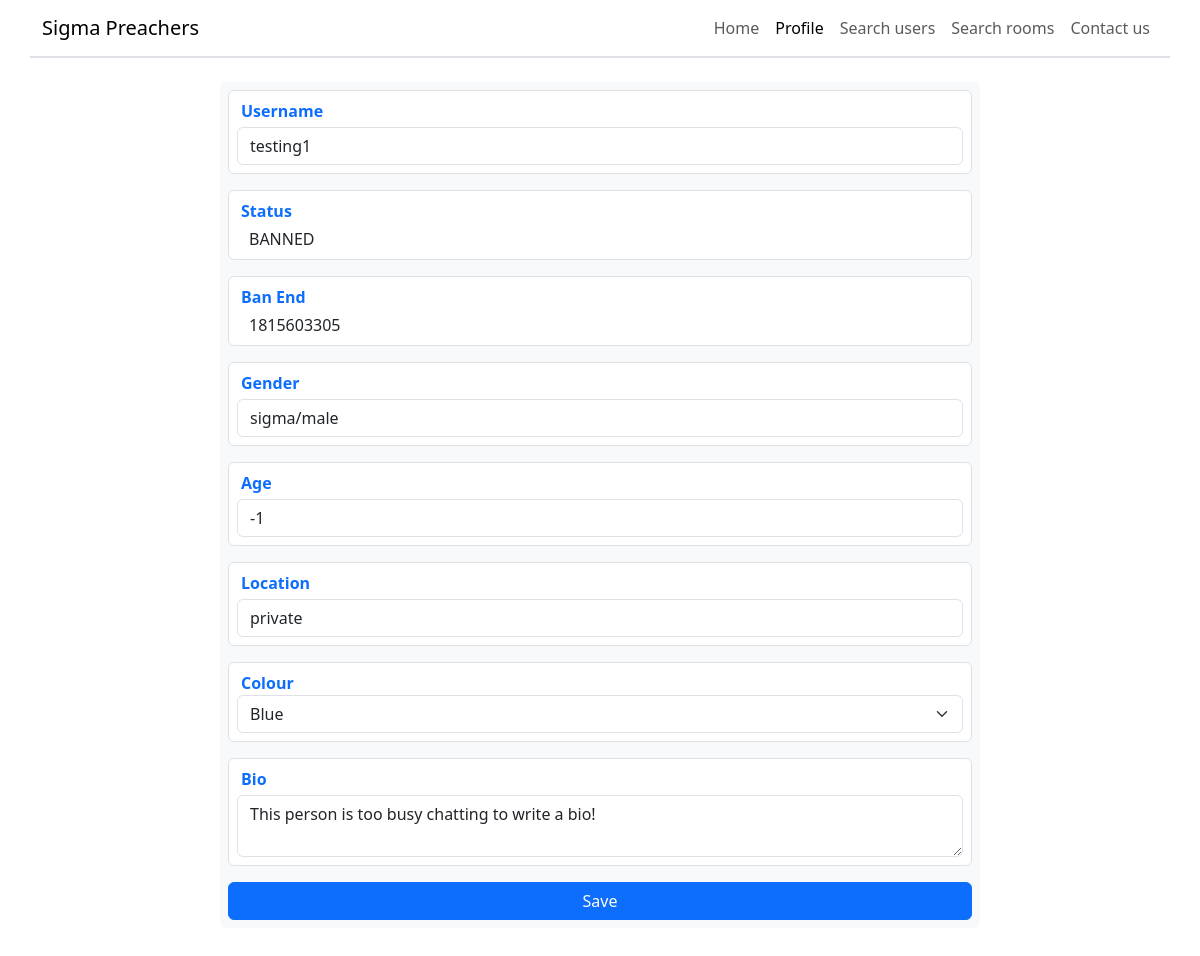
/edit_profile (signed in), run on an earlier commit of the app's database.
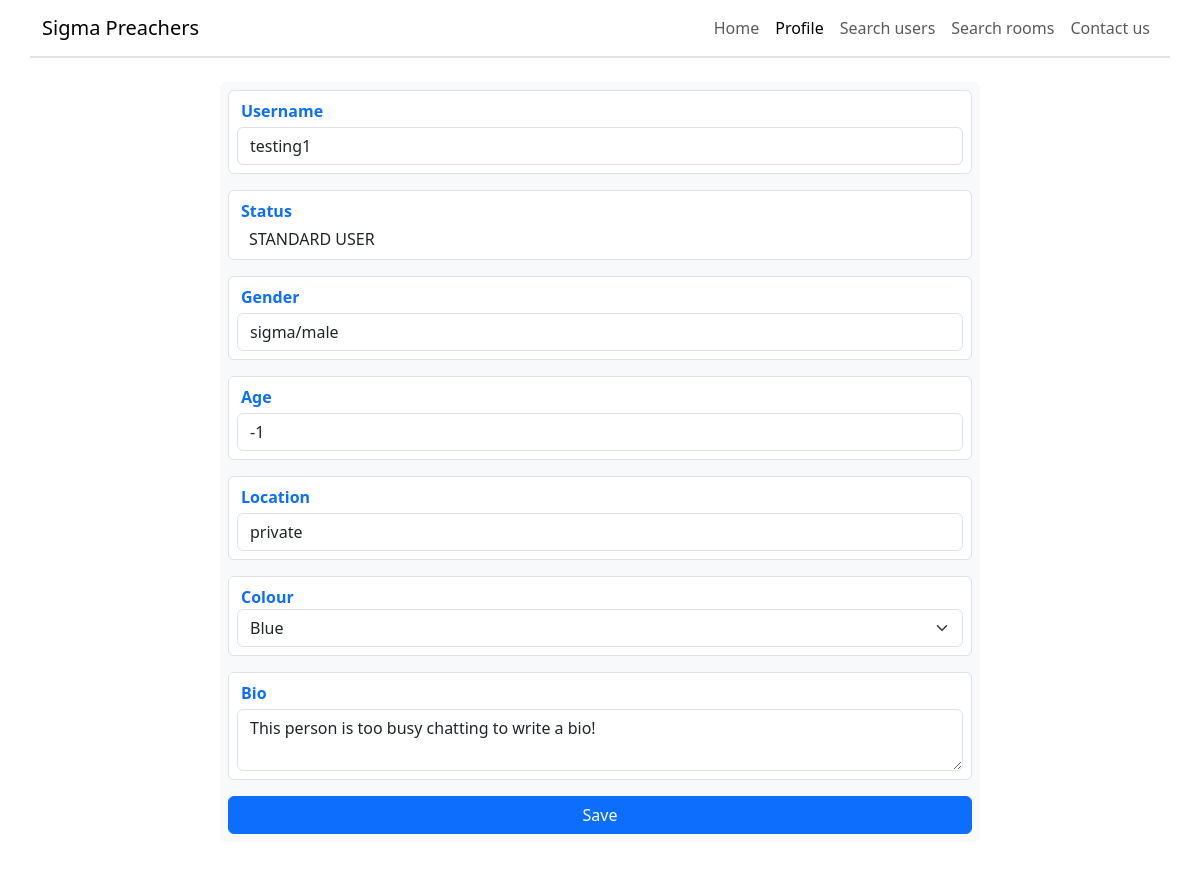
And on a later commit of the database.
### project/database/create_db.py (models this page shows)
class User(UserMixin, db.Model):
    __tablename__ = "users"
    id = db.Column(db.Integer, primary_key=True, autoincrement=True)
    username = db.Column(db.String(67), unique=True, nullable=False)
    password = db.Column(db.Integer, nullable=False)  # Only store password hash
    status = db.Column(db.String(20), default="STANDARD USER", nullable=False)
    gender = db.Column(db.String(67), default="sigma/male", nullable=False)
    age = db.Column(db.Integer, default=-1, nullable=False)
    location = db.Column(db.String(67), default="private", nullable=False)
    bio = db.Column(
        db.String(255),
        default="This person is too busy chatting to write a bio!",
        nullable=False,
    )
    banned = db.Column(db.Boolean, default=False, nullable=False)
    ban_end = db.Column(db.Integer, default=int(datetime.now().timestamp()))
    colour = db.Column(db.String(255), default="Blue", nullable=False)
    room_access = db.relationship("RoomAccess", backref="user")
    admin_messages = db.relationship("AdminMessage", backref="user")
    room_message = db.relationship("RoomMessage", backref="user")

### project/routes/edit_profile.py (the view, shortened to what this page needs)
@edit_profile_bp.route("/edit_profile", methods=["GET", "POST"])
@login_required
def edit_profile():
    form = EditProfileForm()
    if not form.validate_on_submit():
        form.bio.data = current_user.bio
        return render_template("edit_profile.html", form=form)

### project/forms/edit_profile.py
class EditProfileForm(FlaskForm):
    username = StringField(
        "Username", validators=[DataRequired(), Length(min=5, max=67)]
    )
    gender = StringField("Gender", validators=[DataRequired(), Length(max=67)])
    age = IntegerField("Age", validators=[DataRequired()])
    location = StringField(
        "Location", validators=[DataRequired(), Length(min=5, max=67)]
    )
    colour = SelectField(
        "Colour",
        choices=[
            ("Blue", "Blue"),
            ("Orange", "Orange"),
            ("Light Blue", "Light Blue"),
            ("Green", "Green"),
            ("Black", "Black"),
        ],
        validators=[DataRequired()],
    )
    bio = TextAreaField(
        "Bio", validators=[DataRequired(), Length(min=5, max=255)]
    )
    submit = SubmitField("Save")

### project/templates/edit_profile.html (shortened to what this page needs)
{% extends "base_header.html" %}
{% block main %}
<main class="mt-4">
    <div class="row d-flex justify-content-center mb-5">
        <form class="bg-light rounded p-2 mb-5 col-sm-8" action="/edit_profile" method="post">
            <div class="d-flex flex-column row border py-2 mx-0 rounded mb-3 pe-2" style="background-color: white;">
                {{ form.username.label(class="text-primary fw-bold ms-0 my-0") }}
                {{ form.username(class="form-control mt-1 ms-2 mb-0", style="width: auto;", value=current_user.username) }}
            </div>
            <div class="d-flex flex-column row border py-2 mx-0 rounded mb-3" style="background-color: white;">
                <p class="text-primary fw-bold ms-0 my-0">Status</p>
                <p class="mt-1 ms-2 mb-0">{{ current_user.status }}</p>
            </div>
            {% if current_user.status == "BANNED" %}
            <div class="d-flex flex-column row border py-2 mx-0 rounded mb-3" style="background-color: white;">
                <p class="text-primary fw-bold ms-0 my-0">Ban End</p>
                <p class="mt-1 ms-2 mb-0">{{ current_user.ban_end }}</p>
            </div>
            {% endif %}
            <div class="d-flex flex-column row border py-2 mx-0 rounded mb-3 pe-2" style="background-color: white;">
                {{ form.gender.label(class="text-primary fw-bold ms-0 my-0") }}
                {{ form.gender(class="form-control mt-1 ms-2 mb-0", style="width: auto;", value=current_user.gender) }}
            </div>
            <div class="d-flex flex-column row border py-2 mx-0 rounded mb-3 pe-2" style="background-color: white;">
                {{ form.age.label(class="text-primary fw-bold ms-0 my-0") }}
                {{ form.age(class="form-control mt-1 ms-2 mb-0", style="width: auto;", value=current_user.age) }}
            </div>
            <div class="d-flex flex-column row border py-2 mx-0 rounded mb-3 pe-2" style="background-color: white;">
                {{ form.location.label(class="text-primary fw-bold ms-0 my-0") }}
                {{ form.location(class="form-control mt-1 ms-2 mb-0", style="width: auto;", value=current_user.location) }}
            </div>
            <div class="d-flex flex-column row border py-2 px-2 mx-0 rounded mb-3" style="background-color: white;">
                <p class="text-primary fw-bold ms-0 my-0 ps-1">Colour</p>
                {{ form.colour(class="form-select") }}
            </div>
            <div class="d-flex flex-column row border py-2 mx-0 rounded mb-3 pe-2" style="background-color: white;">
                {{ form.bio.label(class="text-primary fw-bold ms-0 my-0") }}
                {{ form.bio(class="form-control mt-1 ms-2 mb-0", style="width: auto;") }}
            </div>
            <div class="row d-flex justify-content-center mx-0">
                {{ form.submit(class="btn btn-primary") }}
            </div>
        </form>
    </div>
</main>
{% endblock %}

What changed in the data, as far as the page shows it:
changed User "testing1": status "BANNED" → "STANDARD USER"; ban_end "1815603305" → (not shown)
Also different on the page:
text no longer shown: "Ban End"
